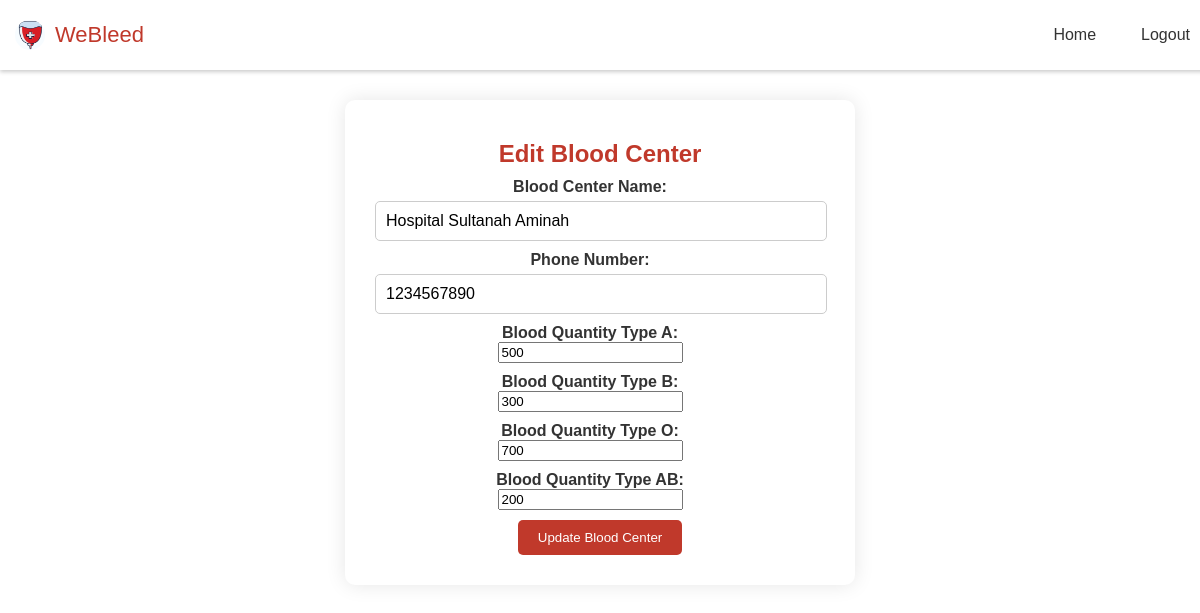
The app's page /edit_bloodcenter.php?bcID=1001 (signed in) with its own data.
### tables this page shows
CREATE TABLE `bloodcenter` (
  `bcID` int(4) NOT NULL,
  `bcName` varchar(45) NOT NULL,
  `bcPhoneNo` varchar(12) NOT NULL,
  `bcBloodQtyA` int(5) DEFAULT NULL,
  `bcBloodQtyB` int(5) DEFAULT NULL,
  `bcBloodQtyO` int(5) DEFAULT NULL,
  `bcBloodQtyAB` int(5) DEFAULT NULL
);

### edit_bloodcenter.php (the view, shortened to what this page needs)
<?php
include('connection.php');
if (isset($_GET['bcID'])) {
    $bcID = $_GET['bcID'];
    $query = "SELECT * FROM bloodcenter WHERE bcID = '$bcID'";
    $result = mysqli_query($condb, $query);
    if ($result) {
        $bloodcenter = mysqli_fetch_assoc($result);
    } else {
        die('Error fetching blood center data: ' . mysqli_error($condb));
    }
} else {
    die('No blood center ID specified.');
}
?>
<!DOCTYPE html>
<html lang="en">
<head>
    <link rel="stylesheet" href="style.css">
</head>
<body>
    <nav class="navbar">
        <div class="logo_item">
            <img src="logo.jpg" alt="Company Logo">
            <span>WeBleed</span>
        </div>
        <div class="navbar_content">
            <ul>
                <li><a href="home_staff.php">Home</a></li>
                <li><a href="logout.php">Logout</a></li>
            </ul>
        </div>
    </nav>
    <div class="edit-section">
        <h2>Edit Blood Center</h2>
        <form action="edit_bloodcenter_process.php" method="POST">
            <div class="form-group">
                <label for="bcName">Blood Center Name:</label>
                <input type="text" id="bcName" name="bcName" value="<?php echo $bloodcenter['bcName']; ?>" required>
            </div>
            <div class="form-group">
                <label for="bcPhoneNo">Phone Number:</label>
                <input type="tel" id="bcPhoneNo" name="bcPhoneNo" value="<?php echo $bloodcenter['bcPhoneNo']; ?>" required>
            </div>
            <div class="form-group">
                <label for="bcBloodQtyA">Blood Quantity Type A:</label>
                <input type="number" id="bcBloodQtyA" name="bcBloodQtyA" value="<?php echo $bloodcenter['bcBloodQtyA']; ?>" required>
            </div>
            <div class="form-group">
                <label for="bcBloodQtyB">Blood Quantity Type B:</label>
                <input type="number" id="bcBloodQtyB" name="bcBloodQtyB" value="<?php echo $bloodcenter['bcBloodQtyB']; ?>" required>
            </div>
            <div class="form-group">
                <label for="bcBloodQtyO">Blood Quantity Type O:</label>
                <input type="number" id="bcBloodQtyO" name="bcBloodQtyO" value="<?php echo $bloodcenter['bcBloodQtyO']; ?>" required>
            </div>
            <div class="form-group">
                <label for="bcBloodQtyAB">Blood Quantity Type AB:</label>
                <input type="number" id="bcBloodQtyAB" name="bcBloodQtyAB" value="<?php echo $bloodcenter['bcBloodQtyAB']; ?>" required>
            </div>
            <button type="submit">Update Blood Center</button>
        </form>
    </div>
</body>
</html>

### style.css (style rules this page uses)
body { font-family: Arial, sans-serif; margin: 0; padding: 0; background-color: white; color: #333; background-image: none; background-size: cover; }
h2 { text-align: center; color: #c0392b; margin-top: 10px; margin-bottom: 10px; }
.form-group { margin-bottom: 10px; margin-right: 20px; }
label { display: block; font-weight: bold; }
input[type="text"], input[type="password"], input[type="email"], input[type="tel"], textarea { width: 100%; padding: 10px; border: 1px solid #ccc; border-radius: 5px; font-size: 16px; margin-top: 5px; }
button { padding: 10px 20px; background-color: #c0392b; color: #fff; border: none; border-radius: 5px; cursor: pointer; transition: background-color 0.3s ease; }
.navbar { position: fixed; top: 0; width: 100%; background-color: #fff; display: flex; justify-content: space-between; align-items: center; padding: 20px 5px; z-index: 1000; box-shadow: 0 2px 4px rgba(0, 0, 0, 0.2); }
.logo_item { display: flex; align-items: center; column-gap: 10px; font-size: 22px; font-weight: 500; color: #c0392b; margin-left: 5px; }
.navbar img { width: 30px; height: 30px; border-radius: 50%; margin-left: 5px; }
.navbar_content ul { margin: 0; padding: 0; list-style: none; display: flex; }
.navbar_content li { margin-left: 15px; }
.navbar_content a { text-decoration: none; color: #333; padding: 10px 15px; transition: color 0.3s ease; }
.form-group { margin-bottom: 10px; }
.edit-section { width: 80%; max-width: 450px; text-align: center; background-color: #fff; border-radius: 10px; box-shadow: 0 0 20px rgba(0, 0, 0, 0.1); padding: 30px; margin: 100px auto; }

### records on screen
bloodcenter: bcName "Hospital Sultanah Aminah", bcPhoneNo "1234567890", bcBloodQtyA "500", bcBloodQtyB "300", bcBloodQtyO "700", bcBloodQtyAB "200"
